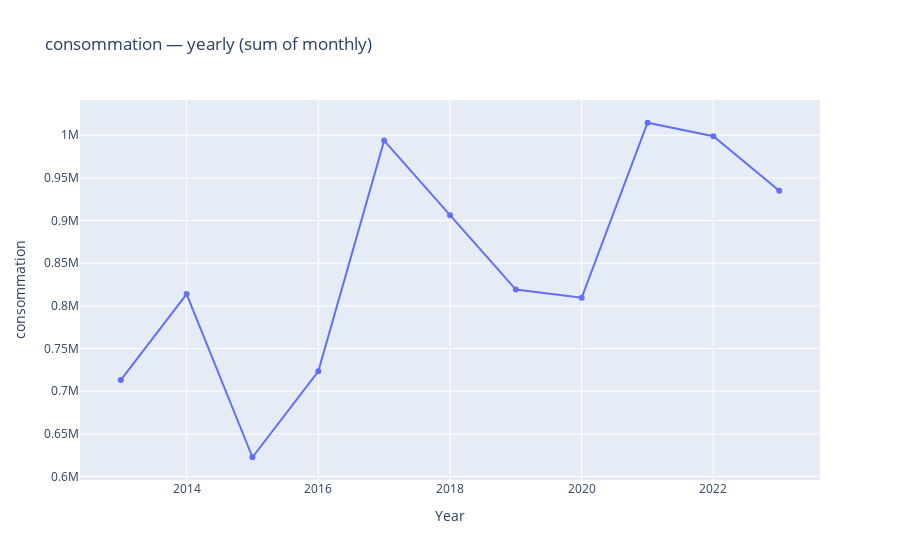

The notebook cell saved with this chart:
### Code cell
plot_time_evolution(df_activite, "annee", "mois", "consommation", freq = "yearly", agg = "sum")

### Figure 1 — Plotly figure (JSON) as saved in the notebook; plotly's stock layout.template omitted (floating-point values rounded to 4 significant figures)
{"data": [{"hovertemplate": "year=%{x}<br>consommation=%{y}<extra></extra>", "legendgroup": "", "line": {"color": "#636efa", "dash": "solid"}, "marker": {"symbol": "circle"}, "mode": "lines+markers", "name": "", "orientation": "v", "showlegend": false, "type": "scatter", "x": [2013, 2014, 2015, 2016, 2017, 2018, 2019, 2020, 2021, 2022, 2023], "xaxis": "x", "y": [713200.0, 813900.0, 622700.0, 723400.0, 993700.0, 906400.0, 819100.0, 809700.0, 1015000.0, 998900.0, 935000.0], "yaxis": "y"}], "layout": {"legend": {"tracegroupgap": 0}, "title": {"text": "consommation — yearly (sum of monthly)"}, "xaxis": {"anchor": "y", "domain": [0, 1], "title": {"text": "Year"}}, "yaxis": {"anchor": "x", "domain": [0, 1], "title": {"text": "consommation"}}}}
